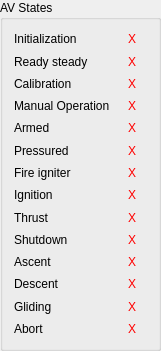
   <widget class="QGroupBox" name="av_states_box">
    <property name="geometry">
     <rect>
      <x>1000</x>
      <y>140</y>
      <width>161</width>
      <height>351</height>
     </rect>
    </property>
    <property name="title">
     <string>AV States</string>
    </property>
    <layout class="QGridLayout" name="gridLayout_11">
     <item row="1" column="0">
      <widget class="QLabel" name="idle_labe">
       <property name="text">
        <string>Ready steady</string>
       </property>
      </widget>
     </item>
     <item row="11" column="1">
      <widget class="QLabel" name="st_descent">
       <property name="minimumSize">
        <size>
         <width>30</width>
         <height>0</height>
        </size>
       </property>
       <property name="maximumSize">
        <size>
         <width>23</width>
         <height>16777215</height>
        </size>
       </property>
       <property name="styleSheet">
        <string notr="true">color: rgb(255, 0, 0);</string>
       </property>
       <property name="text">
        <string>X</string>
       </property>
       <property name="alignment">
        <set>Qt::AlignCenter</set>
       </property>
      </widget>
     </item>
     <item row="2" column="0">
      <widget class="QLabel" name="calibration_label">
       <property name="styleSheet">
        <string notr="true"/>
       </property>
       <property name="text">
        <string>Calibration</string>
       </property>
      </widget>
     </item>
     <item row="7" column="0">
      <widget class="QLabel" name="ignition_label">
       <property name="text">
        <string>Ignition</string>
       </property>
      </widget>
     </item>
     <item row="9" column="1">
      <widget class="QLabel" name="st_shutdown">
       <property name="minimumSize">
        <size>
         <width>30</width>
         <height>0</height>
        </size>
       </property>
       <property name="maximumSize">
        <size>
         <width>23</width>
         <height>16777215</height>
        </size>
       </property>
       <property name="styleSheet">
        <string notr="true">color: rgb(255, 0, 0);</string>
       </property>
       <property name="text">
        <string>X</string>
       </property>
       <property name="alignment">
        <set>Qt::AlignCenter</set>
       </property>
      </widget>
     </item>
     <item row="4" column="1">
      <widget class="QLabel" name="st_armed">
       <property name="minimumSize">
        <size>
         <width>30</width>
         <height>0</height>
        </size>
       </property>
       <property name="maximumSize">
        <size>
         <width>23</width>
         <height>16777215</height>
        </size>
       </property>
       <property name="styleSheet">
        <string notr="true">color: rgb(255, 0, 0);</string>
       </property>
       <property name="text">
        <string>X</string>
       </property>
       <property name="alignment">
        <set>Qt::AlignCenter</set>
       </property>
      </widget>
     </item>
     <item row="5" column="1">
      <widget class="QLabel" name="st_pressured">
       <property name="minimumSize">
        <size>
         <width>30</width>
         <height>0</height>
        </size>
       </property>
       <property name="maximumSize">
        <size>
         <width>23</width>
         <height>16777215</height>
        </size>
       </property>
       <property name="styleSheet">
        <string notr="true">color: rgb(255, 0, 0);</string>
       </property>
       <property name="text">
        <string>X</string>
       </property>
       <property name="alignment">
        <set>Qt::AlignCenter</set>
       </property>
      </widget>
     </item>
     <item row="10" column="0">
      <widget class="QLabel" name="abort_label_2">
       <property name="text">
        <string>Ascent</string>
       </property>
      </widget>
     </item>
     <item row="0" column="0">
      <widget class="QLabel" name="init_label">
       <property name="styleSheet">
        <string notr="true"/>
       </property>
       <property name="text">
        <string>Initialization</string>
       </property>
      </widget>
     </item>
     <item row="13" column="1">
      <widget class="QLabel" name="st_abort">
       <property name="minimumSize">
        <size>
         <width>30</width>
         <height>0</height>
        </size>
       </property>
       <property name="maximumSize">
        <size>
         <width>23</width>
         <height>16777215</height>
        </size>
       </property>
       <property name="styleSheet">
        <string notr="true">color: rgb(255, 0, 0);</string>
       </property>
       <property name="text">
        <string>X</string>
       </property>
       <property name="alignment">
        <set>Qt::AlignCenter</set>
       </property>
      </widget>
     </item>
     <item row="2" column="1">
      <widget class="QLabel" name="st_calibration">
       <property name="minimumSize">
        <size>
         <width>30</width>
         <height>0</height>
        </size>
       </property>
       <property name="maximumSize">
        <size>
         <width>23</width>
         <height>16777215</height>
        </size>
       </property>
       <property name="styleSheet">
        <string notr="true">color: rgb(255, 0, 0);</string>
       </property>
       <property name="text">
        <string>X</string>
       </property>
       <property name="alignment">
        <set>Qt::AlignCenter</set>
       </property>
      </widget>
     </item>
     <item row="12" column="0">
      <widget class="QLabel" name="glide_label">
       <property name="text">
        <string>Gliding</string>
       </property>
      </widget>
     </item>
     <item row="9" column="0">
      <widget class="QLabel" name="shutdown_label">
       <property name="text">
        <string>Shutdown</string>
       </property>
      </widget>
     </item>
     <item row="3" column="1">
      <widget class="QLabel" name="st_manual_operation">
       <property name="minimumSize">
        <size>
         <width>30</width>
         <height>0</height>
        </size>
       </property>
       <property name="maximumSize">
        <size>
         <width>23</width>
         <height>16777215</height>
        </size>
       </property>
       <property name="styleSheet">
        <string notr="true">color: rgb(255, 0, 0);</string>
       </property>
       <property name="text">
        <string>X</string>
       </property>
       <property name="alignment">
        <set>Qt::AlignCenter</set>
       </property>
      </widget>
     </item>
     <item row="5" column="0">
      <widget class="QLabel" name="pressured_label">
       <property name="text">
        <string>Pressured</string>
       </property>
      </widget>
     </item>
     <item row="10" column="1">
      <widget class="QLabel" name="st_ascent">
       <property name="minimumSize">
        <size>
         <width>30</width>
         <height>0</height>
        </size>
       </property>
       <property name="maximumSize">
        <size>
         <width>23</width>
         <height>16777215</height>
        </size>
       </property>
       <property name="styleSheet">
        <string notr="true">color: rgb(255, 0, 0);</string>
       </property>
       <property name="text">
        <string>X</string>
       </property>
       <property name="alignment">
        <set>Qt::AlignCenter</set>
       </property>
      </widget>
     </item>
     <item row="11" column="0">
      <widget class="QLabel" name="descent_label">
       <property name="text">
        <string>Descent</string>
       </property>
      </widget>
     </item>
     <item row="4" column="0">
      <widget class="QLabel" name="armed_label">
       <property name="text">
        <string>Armed</string>
       </property>
      </widget>
     </item>
     <item row="0" column="1">
      <widget class="QLabel" name="st_init">
       <property name="minimumSize">
        <size>
         <width>30</width>
         <height>0</height>
        </size>
       </property>
       <property name="maximumSize">
        <size>
         <width>23</width>
         <height>16777215</height>
        </size>
       </property>
       <property name="styleSheet">
        <string notr="true">color: rgb(255, 0, 0);</string>
       </property>
       <property name="text">
        <string>X</string>
       </property>
       <property name="alignment">
        <set>Qt::AlignCenter</set>
       </property>
      </widget>
     </item>
     <item row="3" column="0">
      <widget class="QLabel" name="manual_opration_label">
       <property name="styleSheet">
        <string notr="true"/>
       </property>
       <property name="text">
        <string>Manual Operation</string>
       </property>
      </widget>
     </item>
     <item row="8" column="0">
      <widget class="QLabel" name="thrust_label">
       <property name="text">
        <string>Thrust</string>
       </property>
      </widget>
     </item>
     <item row="7" column="1">
      <widget class="QLabel" name="st_ignition">
       <property name="minimumSize">
        <size>
         <width>30</width>
         <height>0</height>
        </size>
       </property>
       <property name="maximumSize">
        <size>
         <width>23</width>
         <height>16777215</height>
        </size>
       </property>
       <property name="styleSheet">
        <string notr="true">color: rgb(255, 0, 0);</string>
       </property>
       <property name="text">
        <string>X</string>
       </property>
       <property name="alignment">
        <set>Qt::AlignCenter</set>
       </property>
      </widget>
     </item>
     <item row="12" column="1">
      <widget class="QLabel" name="st_glide">
       <property name="minimumSize">
        <size>
         <width>30</width>
         <height>0</height>
        </size>
       </property>
       <property name="maximumSize">
        <size>
         <width>23</width>
         <height>16777215</height>
        </size>
       </property>
       <property name="styleSheet">
        <string notr="true">color: rgb(255, 0, 0);</string>
       </property>
       <property name="text">
        <string>X</string>
       </property>
       <property name="alignment">
        <set>Qt::AlignCenter</set>
       </property>
      </widget>
     </item>
     <item row="6" column="1">
      <widget class="QLabel" name="st_fire_igniter">
       <property name="minimumSize">
        <size>
         <width>30</width>
         <height>0</height>
        </size>
       </property>
       <property name="maximumSize">
        <size>
         <width>23</width>
         <height>16777215</height>
        </size>
       </property>
       <property name="styleSheet">
        <string notr="true">color: rgb(255, 0, 0);</string>
       </property>
       <property name="text">
        <string>X</string>
       </property>
       <property name="alignment">
        <set>Qt::AlignCenter</set>
       </property>
      </widget>
     </item>
     <item row="13" column="0">
      <widget class="QLabel" name="abort_label">
       <property name="text">
        <string>Abort</string>
       </property>
      </widget>
     </item>
     <item row="8" column="1">
      <widget class="QLabel" name="st_thrust">
       <property name="minimumSize">
        <size>
         <width>30</width>
         <height>0</height>
        </size>
       </property>
       <property name="maximumSize">
        <size>
         <width>23</width>
         <height>16777215</height>
        </size>
       </property>
       <property name="styleSheet">
        <string notr="true">color: rgb(255, 0, 0);</string>
       </property>
       <property name="text">
        <string>X</string>
       </property>
       <property name="alignment">
        <set>Qt::AlignCenter</set>
       </property>
      </widget>
     </item>
     <item row="6" column="0">
      <widget class="QLabel" name="fire_igniter_label">
       <property name="text">
        <string>Fire igniter</string>
       </property>
      </widget>
     </item>
     <item row="1" column="1">
      <widget class="QLabel" name="st_ready_steady">
       <property name="minimumSize">
        <size>
         <width>30</width>
         <height>0</height>
        </size>
       </property>
       <property name="maximumSize">
        <size>
         <width>23</width>
         <height>16777215</height>
        </size>
       </property>
       <property name="styleSheet">
        <string notr="true">color: rgb(255, 0, 0);</string>
       </property>
       <property name="text">
        <string>X</string>
       </property>
       <property name="alignment">
        <set>Qt::AlignCenter</set>
       </property>
      </widget>
     </item>
    </layout>
   </widget>
